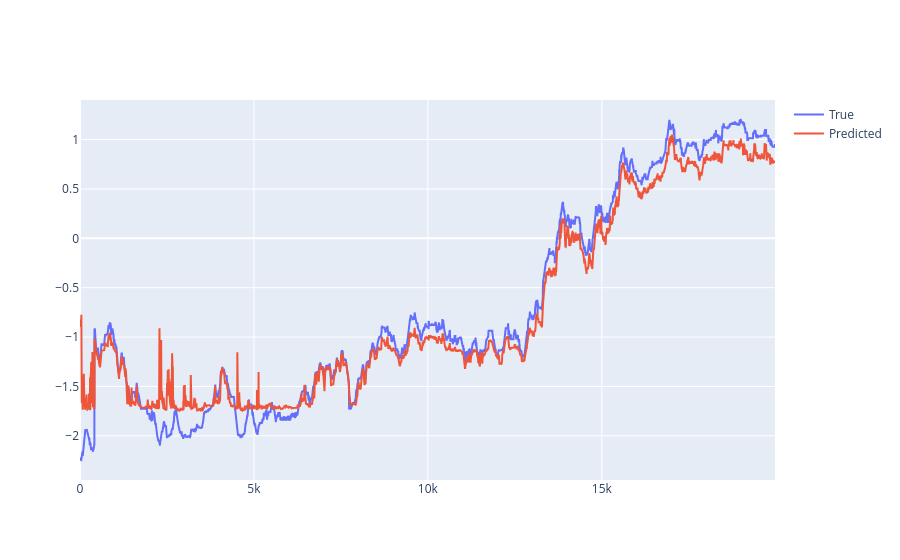

The notebook cell this image was saved under:
### Code cell
evaluation_res = utils.evaluate(
    model = model,
    loader = dataloader_test,
    criterion = criterion,
    device = device
)

true = np.concatenate(evaluation_res['true'], axis=0)
pred = np.concatenate(evaluation_res['pred'], axis=0)-0.1

print(f'sMAPE: {utils.sMAPE(true,pred):.1f}%')
print(f'MSE: {torch.nn.MSELoss()(torch.tensor(true), torch.tensor(pred)).item():.4f}')

fig = go.Figure()
fig.add_trace(go.Scatter(x=np.arange(len(true)), y=true, mode='lines', name='True'))
fig.add_trace(go.Scatter(x=np.arange(len(pred)), y=pred, mode='lines', name='Predicted'))
fig.show()

### Figure 1 — Plotly figure (JSON) as saved in the notebook; plotly's stock layout.template omitted (floating-point values rounded to 4 significant figures; data arrays with more than 128 entries replaced by an {"elided": "..."} marker saying what was removed)
{"data": [{"mode": "lines", "name": "True", "type": "scatter", "x": {"elided": "19980 int values"}, "y": {"elided": "19980 float values"}}, {"mode": "lines", "name": "Predicted", "type": "scatter", "x": {"elided": "19980 int values"}, "y": {"elided": "19980 float values"}}], "layout": {}}
